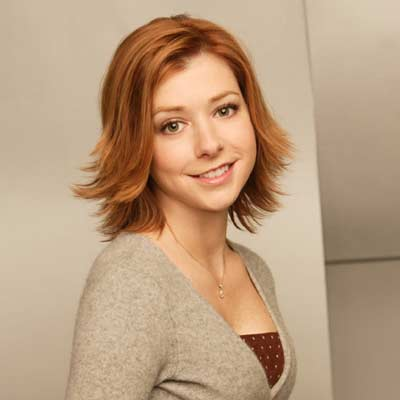
#> input picture try/head1.jpg, 400 x 400 px
$ python imgSimilarity5.py
#> lines starting #> are read from the running program, lines starting #| are printed output that depends on the picture
### src/filter_colors.py
import functools

import cv2
import numpy as np

MAX = 179
WIDTH = 10


def get_ranges(pos):
    idx_list = []
    low_idx = pos - WIDTH
    high_idx = pos + WIDTH
    if low_idx < 0:
        idx_list.append((0, high_idx))
        idx_list.append((MAX + low_idx, MAX))
    elif high_idx > MAX:
        idx_list.append((low_idx, MAX))
        idx_list.append((0, high_idx - MAX))
    else:
        idx_list.append((low_idx, high_idx))
    return idx_list


def fill_mask(mask, ranges):
    for r in ranges:
        mask[r[0]:(r[1] + 1)] = -1


def append_ranges(ranges, next_rank, mask):
    next_ranges = get_ranges(next_rank)
    ranges.append(next_ranges)
    fill_mask(mask, next_ranges)


def get_rank_ranges(arr, num=1):
    rank_ranges = []
    mask = np.arange(0, 180)
    top_rank = arr[0][0]
    append_ranges(rank_ranges, top_rank, mask)
    # print(f'top_rank:{top_rank}')
    for i in range(1, num):
        next_rank = get_next_rank(arr, mask)
        if next_rank > -1:
            # print(f'next_rank:{next_rank}')
            append_ranges(rank_ranges, next_rank, mask)
    return rank_ranges


def get_next_rank(arr, mask):
    for i in range(0, len(arr)):
        idx = arr[i][0]
        if idx in mask:
            return idx
    return -1


"""
Can't detect light color!!
"""


class FilterColors:
    def __init__(self, img):
        self.img = img
        im_hsv = cv2.cvtColor(img, cv2.COLOR_BGR2HSV)
        self.img_hsv = im_hsv
        hist = cv2.calcHist([im_hsv], [0], None, [180], [0, 256])
        seq_hist = [(idx, int(val[0])) for idx, val in enumerate(hist)]
        rank_hist = sorted(seq_hist, key=lambda x: x[1], reverse=True)
        self.rank_ranges = get_rank_ranges(rank_hist, 9)

    # [18 lines left out: functions get_filtered_color_image, get_filtered_gray_image, not called in this run]

### try/imgSimilarity5.py
import cv2
import imutils
import numpy as np
from matplotlib import pyplot
from src.filter_colors import FilterColors

"""
1) filter_colors (major colors) 2) (major color shape) canny + drawContours + matchShapes
"""

files = ['head1.jpg', 'head2.jpg', 'head3.jpg', 'head4.jpg', 'head5.jpg', 'head10.jpg', 'head11.jpg', 'gb1.jpg',
         'image1.jpg', 'image2.jpg', 'l1-1.jpg', 'l1-2.jpg', 'manu.jpg', 'rgb1.jpg', 'rgb2.jpg', 's1.jpg', 's2.jpg',
         'square1.jpg', 'square2.jpg', 'square3.jpg', 'triangle1.jpg']

IMG_SIZE = 50
MAJOR_COLORS = 3

imagesFilterColors = {}
for file in files:
    img = cv2.imread(file)
#> img is the input picture: shape (400, 400, 3); mean B, G, R 127.8, 156.6, 186.3
    img = imutils.resize(img, width=IMG_SIZE)
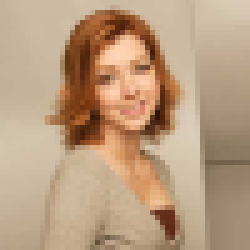
#> img: shape (50, 50, 3) (shown 5 times larger); mean B, G, R 127.8, 156.6, 186.2
    imagesFilterColors.update({file: FilterColors(img)})
#> in __init__, `im_hsv = cv2.cvtColor(img, cv2.COLOR_BGR2HSV)`: im_hsv: shape (50, 50, 3); mean H, S, V 15.5, 85.2, 186.2
#> in __init__, `hist = cv2.calcHist([im_hsv], [0], None, [180], [0, 256])`: hist = 180 values, max 1281 at index 11, min 0 at index 0, mean 13.89
#> in __init__, `seq_hist = [(idx, int(val[0])) for idx, val in enumerate(hist)]`: seq_hist = 180 pairs, first value 0 to 179, second value 0 to 1281
#> in __init__, `rank_hist = sorted(seq_hist, key=lambda x: x[1], reverse=True)`: rank_hist has the same summary as seq_hist
#> in get_rank_ranges, `top_rank = arr[0][0]`: top_rank = 11
#> in get_ranges, `low_idx = pos - WIDTH`: low_idx = 1
#> in get_ranges, `high_idx = pos + WIDTH`: high_idx = 21
#> in append_ranges, `next_ranges = get_ranges(next_rank)`: next_ranges = [(1, 21)]
#> the loop in fill_mask, `for r in ranges:` made 1 pass
#> after the loop in fill_mask, `for r in ranges:`: mask = 180 values, max 179 at index 179, min -1 at index 1, mean 88.1
#> the loop in get_rank_ranges, `for i in range(1, num):` made 8 passes
#> next_rank on passes 2 to 8: 22, 33, 44, 55, 66, 77, 88
#> next_rank on pass 1: 0
#> in __init__, `self.rank_ranges = get_rank_ranges(rank_hist, 9)`: self.rank_ranges = [[(1, 21)], [(0, 10), (169, 179)], [(12, 32)], [(23, 43)], [(34, 54)], [(45, 65)], [(56, 76)], [(67, 87)], [(78, 98)]]
#> pass 2 of the loop `for file in files:`:
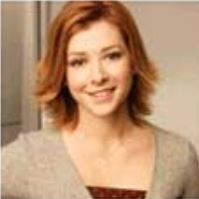
#> input picture try/head2.jpg, 199 x 199 px
#> img is the input picture: shape (199, 199, 3); mean B, G, R 114.2, 146.3, 184.6
#> `img = imutils.resize(img, width=IMG_SIZE)`:
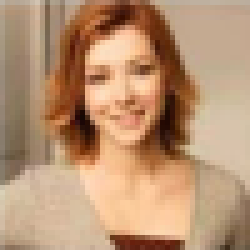
#> img: shape (50, 50, 3) (shown 5 times larger); mean B, G, R 114.2, 146.3, 184.6
#> im_hsv: shape (50, 50, 3); mean H, S, V 14.2, 105.2, 184.6
#> the loop in get_rank_ranges (call 2), `for i in range(1, num):` made 8 passes
#> next_rank on passes 1 to 8: 125, 20, 31, 42, 53, 64, 75, 86
#> pass 3 of the loop `for file in files:`:
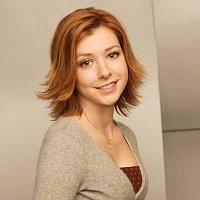
#> input picture try/head3.jpg, 200 x 200 px
#> img is the input picture: shape (200, 200, 3); mean B, G, R 127.6, 156.3, 186
#> `img = imutils.resize(img, width=IMG_SIZE)`:
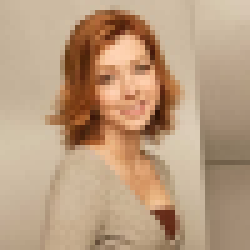
#> img: shape (50, 50, 3) (shown 5 times larger); mean B, G, R 127.6, 156.3, 186
#> im_hsv: shape (50, 50, 3); mean H, S, V 15.5, 85.3, 186
#> (the run stopped early here; a loop or call above may not have finished)
